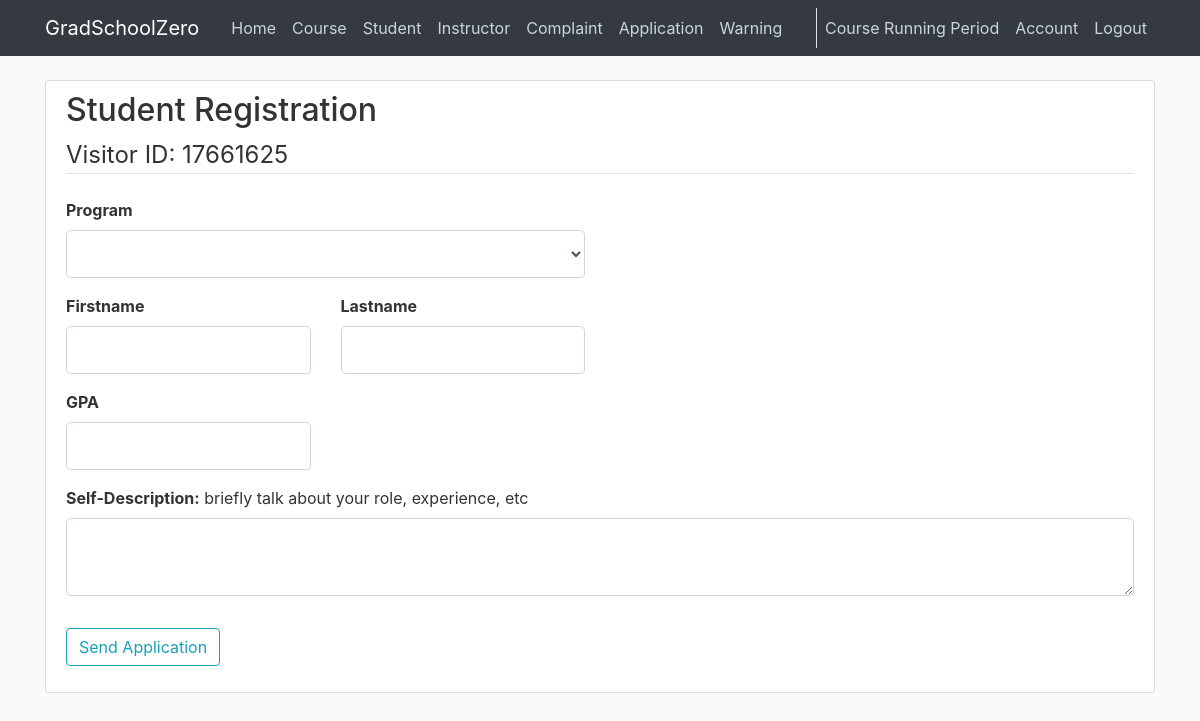
/application/student (signed in), run on an earlier commit of the app's database.
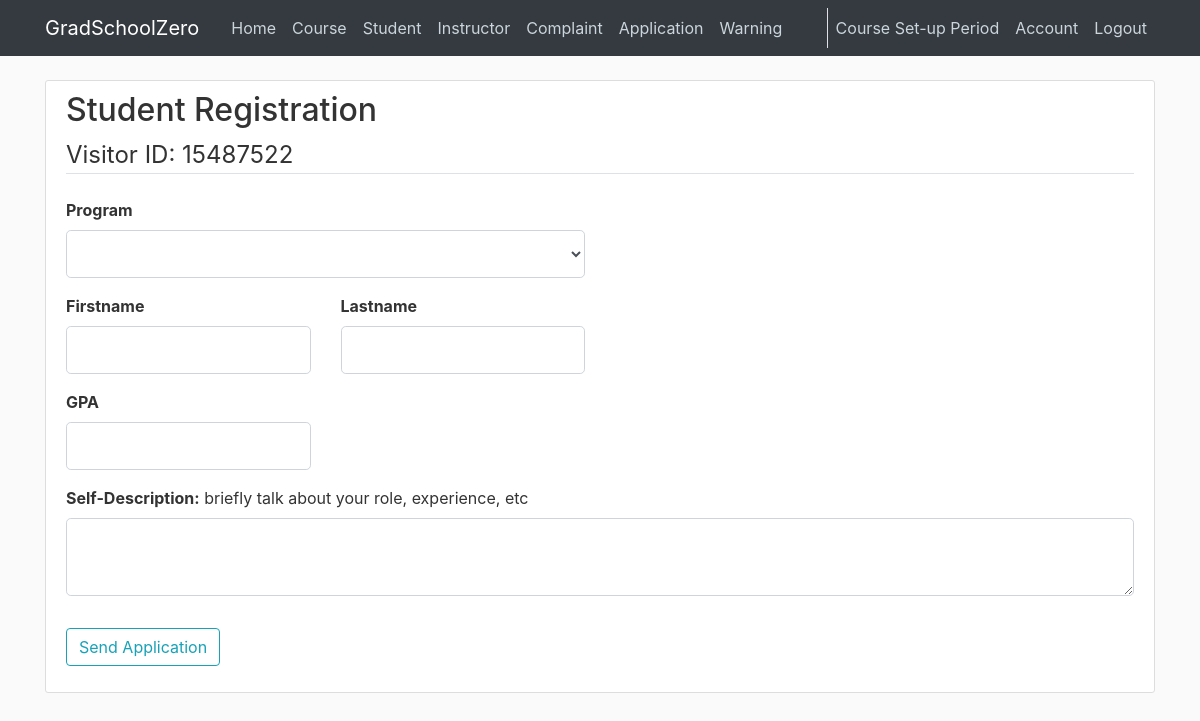
And on a later commit of the database.
### cunyzero/models.py (models this page shows, shortened)
class Period(db.Model):#set-up, registration, running, or grading period
    id = db.Column(db.Integer, primary_key=True)
    period = db.Column(db.Integer, nullable = False, default=0)#periods passed
    def getPeriodName(self):# returns set-up, registration, running, or grading period
        remainder = self.period % 4
        if remainder==0:
            return "Course Set-up Period"
        if remainder==1:
            return "Course Registration Period"
        if remainder==2:
            return "Course Running Period"
        if remainder==3:
            return "Grading Period"

class User(db.Model, UserMixin):
    id = db.Column(db.Integer, primary_key=True)
    username = db.Column(db.String(20), unique=True, nullable=False)
    image_file = db.Column(db.String(20), nullable=False, default='default.jpg')
    password = db.Column(db.String(60), nullable=False)
    role = db.Column(db.String(30), nullable=False, default='Visitor')
    ownerId = db.Column(db.Integer, db.ForeignKey('visitor.ownerId'), db.ForeignKey('admin.ownerId'), db.ForeignKey('student.ownerId'), db.ForeignKey('instructor.ownerId'))
    def getPeriodName(self):
        return Period.query.all()[0].getPeriodName()

### cunyzero/routes.py (the view, shortened to what this page needs)
@login_required
@app.route('/application/student', methods=['GET', 'POST'])
def student_application():#If you are not logged in and goto /application/student there will be attributeerror
    form = ApplicationForm()
    application = Application.query.filter_by(approval=None, visitor_id=current_user.ownerId).first()
    if application:
        flash(f'You have an application processing!', 'danger')
        return redirect(url_for('enrollment_application'))
    return render_template("student-application.html", title="Student Application", form=form)

### cunyzero/forms.py
class ApplicationForm(FlaskForm):
    firstname = StringField('Firstname', validators=[DataRequired()])
    lastname = StringField('Lastname', validators=[DataRequired()])
    intro = TextAreaField('Self-Description', default="", validators=[Length(0, 300)])
    GPA = DecimalField('GPA', validators=[DataRequired(), NumberRange(min=0,max=4.0)])
    program = QuerySelectMultipleField(
        'Program',
        allow_blank=True,
        query_factory = lambda: Program.query,
        widget=widgets.Select(multiple=False),
        get_label='name'
    )
    submit = SubmitField('Send Application')

### cunyzero/models.py (called while the page is built)
@login_manager.user_loader
def load_user(user_id):
    return User.query.get(int(user_id))

### cunyzero/templates/student-application.html (shortened to what the changed rows need)
{% extends "layout.html"%}
{% block content %}
    <div class="content-section">
        <form method="POST", action="">
            <fieldset class="form-group">
                <legend class="h2">Student Registration</legend>
                <legend class="border-bottom mb-4 ">Visitor ID: {{ current_user.ownerId }} </legend>
                <div class="row">
                    <div class="form-group col-md-6">
                    </div>
                </div>
                <div class="row">
                    <div class="form-group col-md-3">
                    </div>
                    <div class="form-group col-md-3">
                    </div>
                </div>
                <div class="row">
                    <div class="form-group col-md-3">
                    </div>
                </div>
                <div class="form-group">
                    <strong>{{ form.intro.label(class="form-control-label") }}:</strong> briefly talk about your role, experience, etc
                    {% if form.intro.errors %}
                            {{ form.intro(class="form-control form-control-lg is-invalid") }}
                            <div class="invalid-feedback">
                                {% for error in form.intro.errors %}
                                    <span>{{ error }}</span>
                                {% endfor%}
                            </div>
                        {% else %}
                            {{ form.intro(class="form-control form-control-lg") }}
                    {% endif %}
                </div>
            </fieldset>
        </form>
    </div>
{% endblock content %}

### cunyzero/templates/layout.html (shortened to what this page needs)
<!DOCTYPE html>
<html lang="en">
<head>
    <link rel="stylesheet" href="https://maxcdn.bootstrapcdn.com/bootstrap/4.0.0/css/bootstrap.min.css">
    <link rel="stylesheet" type="text/css" href="{{ url_for('static', filename='main.css') }}">
    <link rel="stylesheet" type="text/css" href="{{ url_for('static', filename='uicons-regular-rounded.css') }}">
</head>
<body id="bootstrap-overrides">
    <header class="site-header">
        <nav class="navbar navbar-expand-md navbar-dark bg-dark fixed-top">
            <div class="container">
                <a class="navbar-brand mr-4" href="/">GradSchoolZero</a>
                <div class="collapse navbar-collapse" id="navbarToggle">
                    <div class="navbar-nav mr-auto">
                        <a class="nav-item nav-link" href="{{ url_for('home') }}">Home</a>
                        {% if current_user.is_authenticated %}
                            {% if current_user.role == 'Visitor' %}
                                <a class="nav-item nav-link" href="{{ url_for('course_manage') }}">Course</a>
                                <a class="nav-item nav-link" href="{{ url_for('instructor_manage') }}">Instructor</a>
                            {% elif current_user.role == 'Admin' %}
                                <a class="nav-item nav-link" href="{{ url_for('course_manage') }}">Course</a>
                                <a class="nav-item nav-link" href="{{ url_for('student_manage') }}">Student</a>
                                <a class="nav-item nav-link" href="{{ url_for('instructor_manage') }}">Instructor</a>
                                <a class="nav-item nav-link" href="{{ url_for('complaint_manage') }}">Complaint</a>
                                <a class="nav-item nav-link" href="{{ url_for('application_manage') }}">Application</a>
                                <a class="nav-item nav-link" href="{{ url_for('review_warning_page') }}">Warning</a>
                            {% endif %}
                        {% endif %}
                    </div>
                    <div class="border-left navbar-nav">
                        {% if current_user.is_authenticated %}
                            {% if current_user.role == 'Visitor' %}
                                <a class="nav-item nav-link" href="{{ url_for('enrollment_application') }}">Enrollment</a>
                                <a class="nav-item nav-link" href="{{ url_for('logout') }}">Logout</a>
                            {% else %}
                                {% if current_user.role == "Admin" %}
                                    <a class="nav-item nav-link" href="{{ url_for('change_period') }}">{{current_user.getPeriodName()}}</a>
                                {% else %}
                                     <a class="nav-item nav-link">{{current_user.getPeriodName()}}</a>
                                {% endif %}
                                <a class="nav-item nav-link" href="{{ url_for('account') }}">Account</a>
                                <a class="nav-item nav-link" href="{{ url_for('logout') }}">Logout</a>
                            {% endif %}
                        {% else %}
                            <a class="nav-item nav-link" href="{{ url_for('login') }}">Login</a>
                            <a class="nav-item nav-link" href="{{ url_for('register') }}">Register</a>
                        {% endif %}
                    </div>
                </div>
            </div>
        </nav>
    </header>
    <main role="main" class="container">
        <div class="row">
            <div class="col-md-12">
                {% block content %}{% endblock %}
            </div>
        </div>
    </main>
</body>
</html>

What changed in the data, as far as the page shows it:
changed Period: getPeriodName "Course Running Period" → "Course Set-up Period"
changed User: ownerId "17661625" → "15487522"
